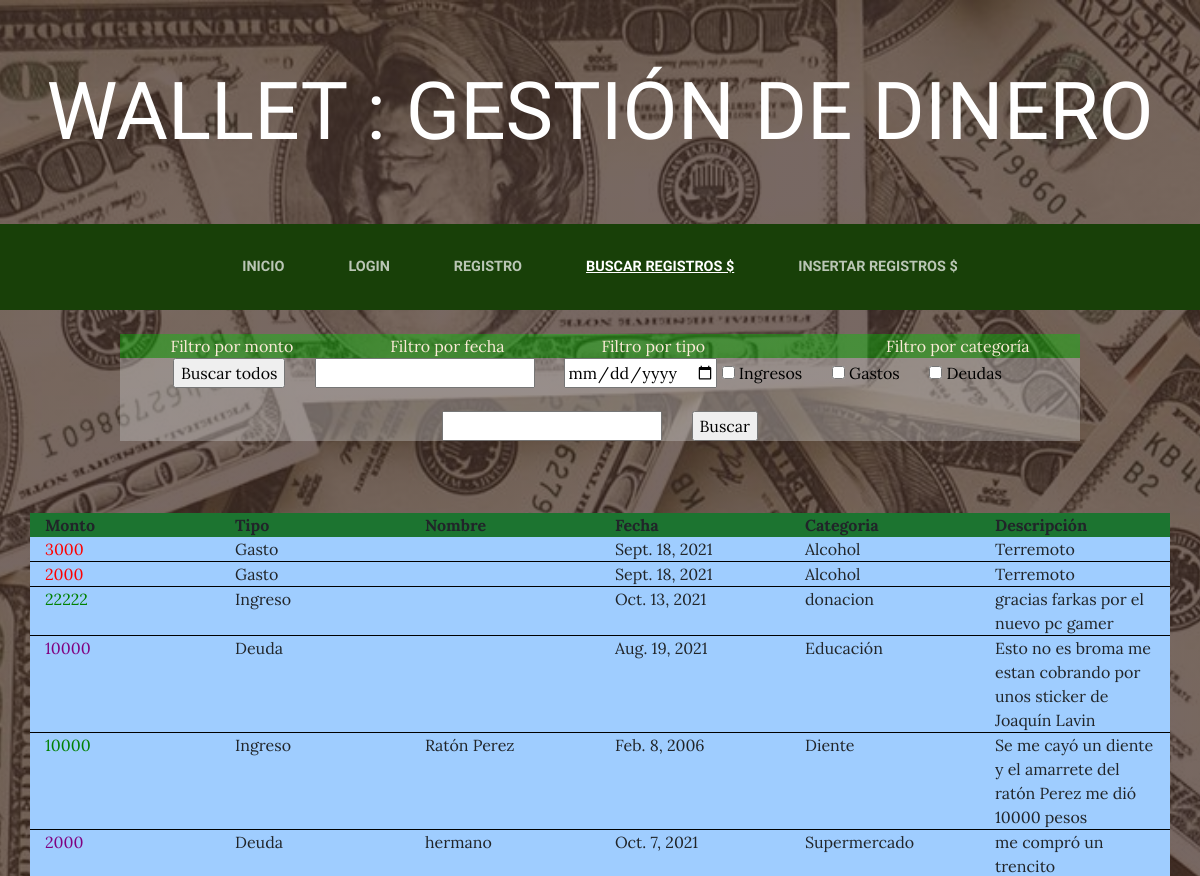
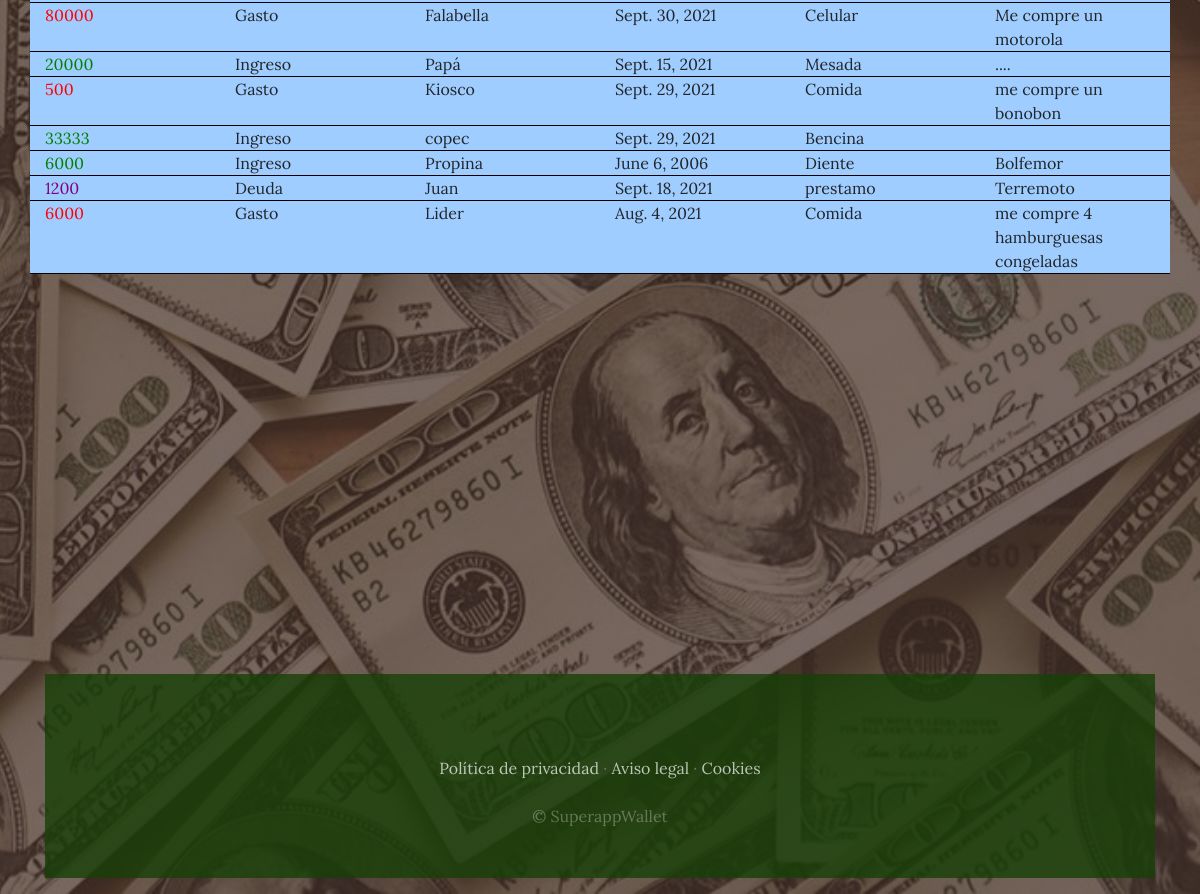
The app's page /busqueda_registros/ with its own data (2 pictures, top to bottom).
### fwallet/models.py (models this page shows)
class RegistroDinero(models.Model):
    owner = models.ForeignKey(User,blank=True,null=True, on_delete=models.CASCADE)
    monto = models.IntegerField()
    tipos_de_gasto = [('i','ingreso'), ('g','gasto'), ('d','deuda')]
    tipo = models.CharField(max_length=small_size, choices=tipos_de_gasto)
    nombre = models.CharField(max_length = small_size)
    fecha = models.DateField()
    clase = models.CharField(max_length=small_size)
    descripcion = models.CharField(max_length=medium_size)

### fwallet/views.py (the view, shortened to what this page needs)
# urls.py: path('busqueda_registros/', views.filtrar_por, name='Busqueda de registros'),
def filtrar_por(request):
    if request.user.is_authenticated:
        registros = RegistroDinero.objects.filter(owner=request.user)# quering all todos with the object manager
    else:
        registros = RegistroDinero.objects.filter(owner=None)
    input1_name = "reg" #filtro por monto
    input2_name = "reg2" #filtro por fecha
    input3_name = "all_reg" #filtro por monto
    input4_name = "reg3" #filtro por deuda
    input5_name = "reg4"#filtro por gasto
    input6_name = "reg5"#filtro por ingreso
    input7_name = "reg6" #filtro por categoría
    pagina_resultado = "fwallet/busqueda_registros.html"
    query_filters = [0,0,0,0,0,0]
    if request.method == "GET" or request.POST.get(input3_name):
       return render(request, pagina_resultado, {"registros":registros})

### fwallet/templates/fwallet/busqueda_registros.html (shortened to what this page needs)
{%  extends "fwallet/base.html" %}
{% block content %}
<br>
<form action = "/busqueda_registros/" method ="POST">
    <div class="filtro-labels">
        Filtro por monto
        &nbsp &nbsp &nbsp
        &nbsp &nbsp &nbsp
        &nbsp &nbsp &nbsp
        &nbsp &nbsp
        Filtro por fecha
        &nbsp &nbsp &nbsp
        &nbsp &nbsp &nbsp
        &nbsp &nbsp &nbsp
        &nbsp &nbsp
        Filtro por tipo
        &nbsp &nbsp &nbsp
        &nbsp &nbsp &nbsp
        &nbsp &nbsp &nbsp
        &nbsp &nbsp &nbsp
        &nbsp &nbsp &nbsp
        &nbsp &nbsp &nbsp
        &nbsp &nbsp &nbsp
        Filtro por categoría
    </div>
    <section>
        <div class="filtro-form">
        <input type="submit" value= "Buscar todos" name="all_reg">
    <input type = "text" name="reg">
    <input type = "date" name="reg2">
    <input  type="checkbox" value= "Ingresos" name="reg3" id="Ingresos">
    <label for="Ingresos">
        <p style="color : black;" >Ingresos</p>
    </label>
    <input type="checkbox" value= "Gastos" name="reg4" id="Gastos">
    <label for="Gastos">
        <p style="color : black;" >Gastos</p>
    </label>
    <input type="checkbox" value= "Deudas" name="reg5" id="Deudas">
    <label for="Deudas">
        <p style="color : black;" >Deudas</p>
    </label>
    <input type = "text" name="reg6">
    <input type="submit" value= "Buscar">
        </div>
    </section>
{% if registros %}
<br>
<br>
<br>
    <div class="container">
        <strong><div style="background-color: #1c7430" class="row">
           <div class="col" > Monto  </div>
           <div class="col"> Tipo </div>
           <div class="col"> Nombre </div>
           <div class="col"> Fecha </div>
           <div class="col"> Categoria </div>
           <div class="col"> Descripción </div>
        </div></strong>
                {% for registro in registros %}
                <div style="background-color: #9fcdff; border-bottom:1px solid black" class = "row">
                        {% if registro.tipo == "Ingreso"%}
                            <div style = "color: green" class="col">{{registro.monto}} </div>
                            {% elif  registro.tipo == "Gasto" %}
                            <div style = "color: red" class="col">{{registro.monto}} </div>
                            {% else %}
                            <div style = "color: purple" class="col">{{registro.monto}} </div>
                        {% endif %}
                        <div class="col"> {{registro.tipo}} </div>
                        <div class="col"> {{registro.nombre}} </div>
                        <div class="col"> {{registro.fecha}} </div>
                        <div class="col"> {{registro.clase}} </div>
                        <div class="col"> {{registro.descripcion}} </div>
                </div>
                {% endfor %}
    <div id="charts" style="width:100%; height:400px;"></div>
{% else %}
<div class = "mensaje">
<b>No se encontraron registros</b>
</div>
{% endif %}
{% endblock %}

### fwallet/templates/fwallet/base.html (shortened to what this page needs)
<html>
<head>
    {% load static %}
    <link href="{% static 'fwallet/vendor/bootstrap/css/bootstrap.min.css' %}" rel="stylesheet">
    <link href="{% static 'fwallet/css/gestion.css' %}" rel="stylesheet">
    <link rel = "stylesheet" type= "text/css" href = "..\..\static\fwallet\mystyle.css">
</head>
<body>
    <h1 class="site-heading text-center text-white d-none d-lg-block">
        <span class="site-heading-lower">Wallet : Gestión de Dinero</span>
      </h1>
 <nav  class="navbar navbar-expand-lg navbar-dark py-lg-4" id="mainNav">
    <div class="container">
      <div class="collapse navbar-collapse" id="navbarResponsive">
        <ul class="navbar-nav mx-auto">
          <li class="nav-item {% if request.path == '/' %}active{% endif %} px-lg-4">
            <a class="nav-link text-uppercase text-expanded" href="{% url 'inicio' %}">Inicio</a>
          </li>
        {% if user.is_authenticated %}
            <li class="nav-item {% if request.path == 'logout' %}active{% endif %} px-lg-4">
        <a class="nav-link text-uppercase text-expanded" href="{% url 'logout' %}">Cerrar sesión </a>
            </li>
        {% else %}
          <li class="nav-item {% if request.path == '/login/' %}active{% endif %} px-lg-4">
            <a class="nav-link text-uppercase text-expanded" href="{% url 'login' %}">Login</a>
          </li>
          <li class="nav-item {% if request.path == '/register/' %}active{% endif %} px-lg-4">
            <a class="nav-link text-uppercase text-expanded" href="{% url 'register_user' %}">Registro</a>
          </li>
        {% endif %}
          <li class="nav-item {% if request.path == '/busqueda_registros/' %}active{% endif %} px-lg-4">
            <a class="nav-link text-uppercase text-expanded" href="{% url 'Busqueda de registros' %}">Buscar registros $</a>
          </li>
          <li class="nav-item {% if request.path == '/insertar_registro/' %}active{% endif %} px-lg-4">
            <a class="nav-link text-uppercase text-expanded" href="{% url 'ins_registro' %}">Insertar registros $</a>
          </li>
        </ul>
      </div>
    </div>
  </nav>
    {% block content %}
    {% endblock %}
    <footer class="footer text-faded text-center py-5">
      <div class="container">
        <p class="m-0 mbt">
        	<a href="sample.html" class="link">Política de privacidad</a> ·
        	<a href="sample.html" class="link">Aviso legal</a> ·
        	<a href="sample.html" class="link">Cookies</a>
		</p>
        <p class="m-0 mbt1">&copy; SuperappWallet</p>
      </div>
	</footer>
</body>
</html>

### fwallet/static/fwallet/css/gestion.css (style rules this page uses)
body { font-family: 'Lora'; background: linear-gradient(rgba(47, 23, 15, 0.65), rgba(47, 23, 15, 0.65)), url("../img/bg2.jpg"); background-attachment: fixed; background-position: center; background-size: cover; }
h1, h2, h3, h4, h5, h6 { font-family: 'Raleway'; }
p { line-height: 1.75; }
.text-faded { color: rgba(255, 255, 255, 0.3); }
.site-heading { margin-top: 5rem; margin-bottom: 5rem; text-transform: uppercase; line-height: 1; font-family: 'Raleway'; }
.site-heading .site-heading-lower { font-size: 5rem; font-weight: 100; line-height: 4rem; }
#mainNav { background-color: rgba(24, 64, 8); font-family: 'Raleway'; }
#mainNav .navbar-nav .nav-item .nav-link { color: rgba(255, 255, 255, 0.7); font-weight: 800; }
#mainNav .navbar-nav .nav-item.active .nav-link { color: #ffffff; text-decoration: underline; }
@media (min-width: 992px) { #mainNav .navbar-nav .nav-item .nav-link { font-size: 0.9rem; } }
.footer { background-color: rgba(24, 64, 8, 0.8); }
.mbt { padding-top: 2rem; }
.mbt1 { padding-top: 1.25rem; }
a.link { color: rgba(255, 255, 255, 0.7); }
.filtro-labels { width: 80%; background-color: rgba(0,200,0,0.4); margin: auto; text-align: center; color: antiquewhite; }
.filtro-form { width: 80%; background-color: rgba(200,200,200,0.4); margin: auto; text-align: center; }

### records on screen
RegistroDinero: monto "3000", tipo "Gasto", fecha "Sept. 18, 2021", clase "Alcohol", descripcion "Terremoto"
RegistroDinero: monto "2000", tipo "Gasto", fecha "Sept. 18, 2021", clase "Alcohol", descripcion "Terremoto"
RegistroDinero: monto "22222", tipo "Ingreso", fecha "Oct. 13, 2021", clase "donacion", descripcion "gracias farkas por el nuevo pc gamer"
RegistroDinero: monto "10000", tipo "Deuda", fecha "Aug. 19, 2021", clase "Educación", descripcion "Esto no es broma me estan cobrando por unos sticker de Joaquín Lavin"
RegistroDinero: monto "10000", tipo "Ingreso", nombre "Ratón Perez", fecha "Feb. 8, 2006", clase "Diente", descripcion "Se me cayó un diente y el amarrete del ratón Perez me dió 10000 pesos"
RegistroDinero: monto "2000", tipo "Deuda", nombre "hermano", fecha "Oct. 7, 2021", clase "Supermercado", descripcion "me compró un trencito"
RegistroDinero: monto "80000", tipo "Gasto", nombre "Falabella", fecha "Sept. 30, 2021", clase "Celular", descripcion "Me compre un motorola"
RegistroDinero: monto "20000", tipo "Ingreso", nombre "Papá", fecha "Sept. 15, 2021", clase "Mesada", descripcion "...."
RegistroDinero: monto "500", tipo "Gasto", nombre "Kiosco", fecha "Sept. 29, 2021", clase "Comida", descripcion "me compre un bonobon"
RegistroDinero: monto "33333", tipo "Ingreso", nombre "copec", fecha "Sept. 29, 2021", clase "Bencina"
RegistroDinero: monto "6000", tipo "Ingreso", nombre "Propina", fecha "June 6, 2006", clase "Diente", descripcion "Bolfemor"
RegistroDinero: monto "1200", tipo "Deuda", nombre "Juan", fecha "Sept. 18, 2021", clase "prestamo", descripcion "Terremoto"
RegistroDinero: monto "6000", tipo "Gasto", nombre "Lider", fecha "Aug. 4, 2021", clase "Comida", descripcion "me compre 4 hamburguesas congeladas"
